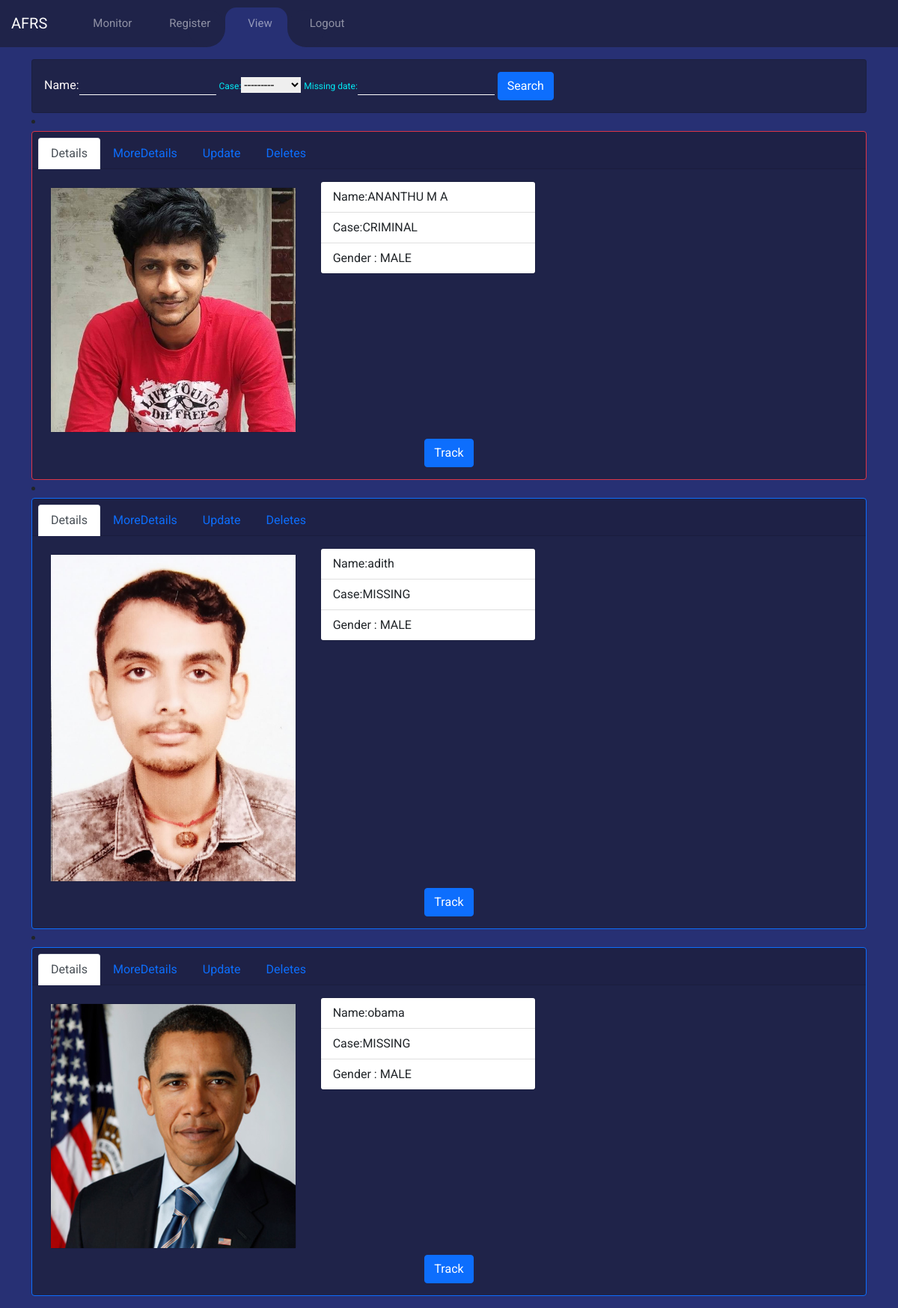
The app's page /index/ with its own data.
### faceuploader/models.py (models this page shows)
class Face_image(models.Model):
    FCHOICES = (
        ('MISSING', 'Missing'),
        ('CRIMINAL', 'Criminal'),
    )
    photo = models.ImageField(upload_to="train_image")
    name = models.CharField(max_length=30)
    created = models.DateTimeField(auto_now_add=True, null=True)
    updated = models.DateTimeField(auto_now=True)
    dob = models.DateField()
    GCHOICES = (
        ('FEMALE', 'Female'),
        ('MALE', 'Male'),
    )
    gender = models.CharField(choices=GCHOICES, max_length=20, default='none')
    case = models.CharField(choices=FCHOICES, max_length=20, default='Missing')
    address = models.CharField(max_length=200, default='')
    missing_date = models.DateTimeField(default=now, blank=True)
    incident_location = models.CharField(max_length=200, default='')
    description = models.TextField(max_length=200, default='no data')
    def __str__(self):
        return f"{self.name}-{self.id}"

### faceuploader/views.py (the view)
# urls.py: path('index/', views.face_uploader_index, name='index'),
def face_uploader_index(request):
    print("#########showing rquest##########")
    face_images = Face_image.objects.all()
    print(request.GET)
    myFilter = OrderFilter(request.GET, queryset=face_images)
    print("###################")
    print(myFilter)
    face_images = myFilter.qs
    print("###################")
    print(face_images)
    return render(request, 'faceuploader/main.html',   {
        'face_images': face_images,
        'myFilter': myFilter,
    }
    )

### faceuploader/templates/faceuploader/main.html (shortened to what this page needs)
{% extends "base.html" %}
{% load crispy_forms_tags %}
{% block content %}
<div class="row">
<div class="col">
<div class="card card-body" >
  <form action="{%url 'faceuploader:index' %}"action="GET">
{{myFilter.form}}
    <button  class ="btn btn-primary" type="submit">Search</button>
  </form>
</div>
</div>
</div>
{% for prs in face_images %}
<li>
  <div class="card text-center {% if prs.case == 'CRIMINAL' %}border-danger{% else %} border-primary{% endif%} ">
    <div class="card-header">
      <ul class="nav nav-tabs card-header-tabs">
        <li class="nav-item">
          <a class="nav-link active" href="#">Details</a>
        </li>
        <li class="nav-item">
          <a class="nav-link " href="{% url 'faceuploader:detail_face_uploader' pk=prs.id %}">MoreDetails</a>
        </li>
        <li class="nav-item">
          <a class="nav-link" href="{% url 'faceuploader:update_face_uploader' pk=prs.id %}">Update</a>
        </li>
        <li class="nav-item ">
          <a class="nav-link " href="{% url 'faceuploader:delete_face_uploader' pk=prs.id %}">Deletes</a>
        </li>
      </ul>
    </div>
    <div class="card-body " >
      <div class="row">
      <div class="col-sm-4">
        <div class="card m-2" >
          <img class="card-img-left" src="{{prs.photo.url}}"alt="Card image cap">
        </div>
      </div>
      <div class="col-sm-2">
      <div class="card" style="width: 18rem;">
        <ul class="list-group list-group-flush d-flex">
          <li class="list-group-item d-flex">Name:{{prs.name}}</li>
          <li class="list-group-item d-flex">Case:{{prs.case}}</li>
          <li class="list-group-item d-flex">Gender : {{prs.gender}}</li>
        </ul>
      </div>
    </div>
  </div>
   <a href="{% url 'faceuploader:track' pk=prs.id %}" class="btn btn-primary">Track</a>
    </div>
  </div>
  </li>
{% endfor %}
{% endblock content %}

### static/style.css (style rules this page uses)
body { font-family: "Roboto", sans-serif; background: #273074; }
* { margin: 0; padding: 0; }
* { border: 0; outline: 0; }
label { color: #fffafa; }
.card { background: #1f2349; }
input { font-size: 16px; color: #fff; border-bottom: 1px solid #fff; outline: none; background: transparent; }
input:focus ~ label, input:valid ~ label { left: 0; color: #03e9f4; font-size: 12px; }

### records on screen
Face_image: photo (picture), name "ANANTHU M A", case "CRIMINAL", gender "MALE"
Face_image: photo (picture), name "adith", case "MISSING", gender "MALE"
Face_image: photo (picture), name "obama", case "MISSING", gender "MALE"
